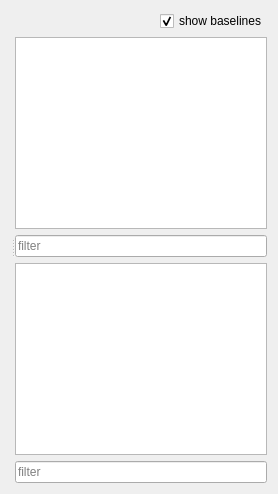
      <widget class="QWidget" name="world">
       <layout class="QHBoxLayout" name="horizontalLayout_10">
        <item>
         <widget class="QSplitter" name="splitter_worldmap">
          <property name="orientation">
           <enum>Qt::Horizontal</enum>
          </property>
          <widget class="QWidget" name="layoutWidget">
           <layout class="QHBoxLayout" name="horizontalLayout_worldmap"/>
          </widget>
          <widget class="QWidget" name="layoutWidget_3">
           <layout class="QVBoxLayout" name="verticalLayout_11">
            <item>
             <layout class="QHBoxLayout" name="horizontalLayout_11">
              <item>
               <spacer name="horizontalSpacer_3">
                <property name="orientation">
                 <enum>Qt::Horizontal</enum>
                </property>
                <property name="sizeHint" stdset="0">
                 <size>
                  <width>40</width>
                  <height>20</height>
                 </size>
                </property>
               </spacer>
              </item>
              <item>
               <widget class="QCheckBox" name="checkBox_showBaselines">
                <property name="text">
                 <string>show baselines</string>
                </property>
                <property name="checked">
                 <bool>true</bool>
                </property>
               </widget>
              </item>
             </layout>
            </item>
            <item>
             <widget class="QTreeView" name="treeView_worldmap_stations">
              <property name="mouseTracking">
               <bool>true</bool>
              </property>
              <property name="editTriggers">
               <set>QAbstractItemView::NoEditTriggers</set>
              </property>
              <property name="alternatingRowColors">
               <bool>true</bool>
              </property>
              <property name="selectionMode">
               <enum>QAbstractItemView::NoSelection</enum>
              </property>
              <property name="sortingEnabled">
               <bool>true</bool>
              </property>
              <property name="headerHidden">
               <bool>false</bool>
              </property>
             </widget>
            </item>
            <item>
             <widget class="QLineEdit" name="lineEdit_worldmapStationFilter">
              <property name="placeholderText">
               <string>filter</string>
              </property>
             </widget>
            </item>
            <item>
             <widget class="QTreeView" name="treeView_worldmap_baselines">
              <property name="mouseTracking">
               <bool>true</bool>
              </property>
              <property name="editTriggers">
               <set>QAbstractItemView::NoEditTriggers</set>
              </property>
              <property name="alternatingRowColors">
               <bool>true</bool>
              </property>
              <property name="selectionMode">
               <enum>QAbstractItemView::NoSelection</enum>
              </property>
              <property name="sortingEnabled">
               <bool>true</bool>
              </property>
              <attribute name="headerShowSortIndicator" stdset="0">
               <bool>true</bool>
              </attribute>
             </widget>
            </item>
            <item>
             <widget class="QLineEdit" name="lineEdit_worldmapBaselineFilter">
              <property name="inputMask">
               <string/>
              </property>
              <property name="placeholderText">
               <string>filter</string>
              </property>
             </widget>
            </item>
           </layout>
          </widget>
         </widget>
        </item>
       </layout>
      </widget>
